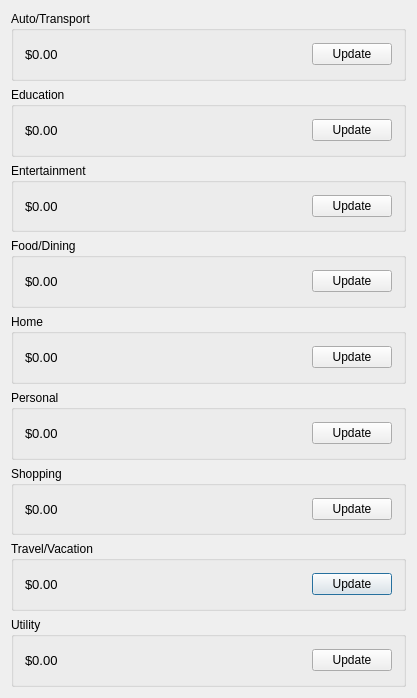
<?xml version="1.0" encoding="UTF-8"?>
<ui version="4.0">
 <class>gui_Budget</class>
 <widget class="QDialog" name="gui_Budget">
  <property name="geometry">
   <rect>
    <x>0</x>
    <y>0</y>
    <width>417</width>
    <height>698</height>
   </rect>
  </property>
  <property name="windowTitle">
   <string>Budget</string>
  </property>
  <layout class="QGridLayout" name="gridLayout_2">
   <item row="7" column="0">
    <widget class="QGroupBox" name="groupBox_Travel">
     <property name="title">
      <string>Travel/Vacation</string>
     </property>
     <layout class="QGridLayout" name="gridLayout_10">
      <item row="0" column="0">
       <widget class="QLabel" name="label_Limit_Travel">
        <property name="sizePolicy">
         <sizepolicy hsizetype="MinimumExpanding" vsizetype="Preferred">
          <horstretch>0</horstretch>
          <verstretch>0</verstretch>
         </sizepolicy>
        </property>
        <property name="font">
         <font>
          <pointsize>10</pointsize>
         </font>
        </property>
        <property name="text">
         <string>$0.00</string>
        </property>
       </widget>
      </item>
      <item row="0" column="1">
       <widget class="QPushButton" name="button_Budget_Travel">
        <property name="text">
         <string>Update</string>
        </property>
       </widget>
      </item>
     </layout>
    </widget>
   </item>
   <item row="1" column="0">
    <widget class="QGroupBox" name="groupBox_Education">
     <property name="title">
      <string>Education</string>
     </property>
     <layout class="QGridLayout" name="gridLayout_4">
      <item row="0" column="0">
       <widget class="QLabel" name="label_Limit_Education">
        <property name="sizePolicy">
         <sizepolicy hsizetype="MinimumExpanding" vsizetype="Preferred">
          <horstretch>0</horstretch>
          <verstretch>0</verstretch>
         </sizepolicy>
        </property>
        <property name="font">
         <font>
          <pointsize>10</pointsize>
         </font>
        </property>
        <property name="text">
         <string>$0.00</string>
        </property>
       </widget>
      </item>
      <item row="0" column="1">
       <widget class="QPushButton" name="button_Budget_Education">
        <property name="text">
         <string>Update</string>
        </property>
       </widget>
      </item>
     </layout>
    </widget>
   </item>
   <item row="4" column="0">
    <widget class="QGroupBox" name="groupBox_Home">
     <property name="title">
      <string>Home</string>
     </property>
     <layout class="QGridLayout" name="gridLayout_7">
      <item row="0" column="0">
       <widget class="QLabel" name="label_Limit_Home">
        <property name="sizePolicy">
         <sizepolicy hsizetype="MinimumExpanding" vsizetype="Preferred">
          <horstretch>0</horstretch>
          <verstretch>0</verstretch>
         </sizepolicy>
        </property>
        <property name="font">
         <font>
          <pointsize>10</pointsize>
         </font>
        </property>
        <property name="text">
         <string>$0.00</string>
        </property>
       </widget>
      </item>
      <item row="0" column="1">
       <widget class="QPushButton" name="button_Budget_Home">
        <property name="text">
         <string>Update</string>
        </property>
       </widget>
      </item>
     </layout>
    </widget>
   </item>
   <item row="3" column="0">
    <widget class="QGroupBox" name="groupBox_Food">
     <property name="title">
      <string>Food/Dining</string>
     </property>
     <layout class="QGridLayout" name="gridLayout_6">
      <item row="0" column="0">
       <widget class="QLabel" name="label_Limit_Food">
        <property name="sizePolicy">
         <sizepolicy hsizetype="MinimumExpanding" vsizetype="Preferred">
          <horstretch>0</horstretch>
          <verstretch>0</verstretch>
         </sizepolicy>
        </property>
        <property name="font">
         <font>
          <pointsize>10</pointsize>
         </font>
        </property>
        <property name="text">
         <string>$0.00</string>
        </property>
       </widget>
      </item>
      <item row="0" column="1">
       <widget class="QPushButton" name="button_Budget_Food">
        <property name="text">
         <string>Update</string>
        </property>
       </widget>
      </item>
     </layout>
    </widget>
   </item>
   <item row="5" column="0">
    <widget class="QGroupBox" name="groupBox_Personal">
     <property name="title">
      <string>Personal</string>
     </property>
     <layout class="QGridLayout" name="gridLayout_8">
      <item row="0" column="0">
       <widget class="QLabel" name="label_Limit_Personal">
        <property name="sizePolicy">
         <sizepolicy hsizetype="MinimumExpanding" vsizetype="Preferred">
          <horstretch>0</horstretch>
          <verstretch>0</verstretch>
         </sizepolicy>
        </property>
        <property name="font">
         <font>
          <pointsize>10</pointsize>
         </font>
        </property>
        <property name="text">
         <string>$0.00</string>
        </property>
       </widget>
      </item>
      <item row="0" column="1">
       <widget class="QPushButton" name="button_Budget_Personal">
        <property name="text">
         <string>Update</string>
        </property>
       </widget>
      </item>
     </layout>
    </widget>
   </item>
   <item row="2" column="0">
    <widget class="QGroupBox" name="groupBox_Entertainment">
     <property name="title">
      <string>Entertainment</string>
     </property>
     <layout class="QGridLayout" name="gridLayout_3">
      <item row="0" column="0">
       <widget class="QLabel" name="label_Limit_Entertainment">
        <property name="sizePolicy">
         <sizepolicy hsizetype="MinimumExpanding" vsizetype="Preferred">
          <horstretch>0</horstretch>
          <verstretch>0</verstretch>
         </sizepolicy>
        </property>
        <property name="font">
         <font>
          <pointsize>10</pointsize>
         </font>
        </property>
        <property name="text">
         <string>$0.00</string>
        </property>
       </widget>
      </item>
      <item row="0" column="1">
       <widget class="QPushButton" name="button_Budget_Entertainment">
        <property name="text">
         <string>Update</string>
        </property>
       </widget>
      </item>
     </layout>
    </widget>
   </item>
   <item row="6" column="0">
    <widget class="QGroupBox" name="groupBox_Shopping">
     <property name="title">
      <string>Shopping</string>
     </property>
     <layout class="QGridLayout" name="gridLayout_9">
      <item row="0" column="0">
       <widget class="QLabel" name="label_Limit_Shopping">
        <property name="sizePolicy">
         <sizepolicy hsizetype="MinimumExpanding" vsizetype="Preferred">
          <horstretch>0</horstretch>
          <verstretch>0</verstretch>
         </sizepolicy>
        </property>
        <property name="font">
         <font>
          <pointsize>10</pointsize>
         </font>
        </property>
        <property name="text">
         <string>$0.00</string>
        </property>
       </widget>
      </item>
      <item row="0" column="1">
       <widget class="QPushButton" name="button_Budget_Shopping">
        <property name="text">
         <string>Update</string>
        </property>
       </widget>
      </item>
     </layout>
    </widget>
   </item>
   <item row="0" column="0">
    <widget class="QGroupBox" name="groupBox_Auto">
     <property name="title">
      <string>Auto/Transport</string>
     </property>
     <layout class="QGridLayout" name="gridLayout_5">
      <item row="0" column="0">
       <widget class="QLabel" name="label_Limit_Auto">
        <property name="sizePolicy">
         <sizepolicy hsizetype="MinimumExpanding" vsizetype="Preferred">
          <horstretch>0</horstretch>
          <verstretch>0</verstretch>
         </sizepolicy>
        </property>
        <property name="font">
         <font>
          <pointsize>10</pointsize>
         </font>
        </property>
        <property name="text">
         <string>$0.00</string>
        </property>
       </widget>
      </item>
      <item row="0" column="1">
       <widget class="QPushButton" name="button_Budget_Auto">
        <property name="text">
         <string>Update</string>
        </property>
       </widget>
      </item>
     </layout>
    </widget>
   </item>
   <item row="8" column="0">
    <widget class="QGroupBox" name="groupBox_Utility">
     <property name="title">
      <string>Utility</string>
     </property>
     <layout class="QGridLayout" name="gridLayout_11">
      <item row="1" column="0">
       <widget class="QLabel" name="label_Limit_Utility">
        <property name="sizePolicy">
         <sizepolicy hsizetype="MinimumExpanding" vsizetype="Preferred">
          <horstretch>0</horstretch>
          <verstretch>0</verstretch>
         </sizepolicy>
        </property>
        <property name="font">
         <font>
          <pointsize>10</pointsize>
         </font>
        </property>
        <property name="text">
         <string>$0.00</string>
        </property>
       </widget>
      </item>
      <item row="1" column="1">
       <widget class="QPushButton" name="button_Budget_Utility">
        <property name="text">
         <string>Update</string>
        </property>
       </widget>
      </item>
     </layout>
    </widget>
   </item>
  </layout>
 </widget>
 <layoutdefault spacing="6" margin="11"/>
 <resources/>
 <connections/>
</ui>
